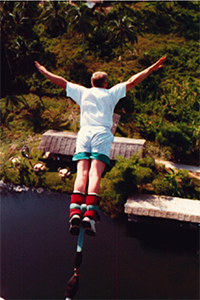
%> input picture testimage/objectremoval/a1.bmp, 200 x 300 px
$ octave test4.m   (GNU Octave 9; MATLAB toolbox functions it lacks are replaced by stand-ins)
%> lines starting %> are read from the running program, lines starting %| are printed output that depends on the picture; in (x1, y1, x2, y2) boxes, pixels count from 0 and x2, y2 are one past the last pixel; in counts of white or black regions, pixels touching at a corner belong together; the program's own positions count from 1
### Criminisi_inpainting.m
% inpainting.m
%
% The MATLAB implementation of inpainting algorithm by A. Criminisi (2004)
%
% Inputs:
%   - origImg        original image or corrupted image
%   - mask           implies target region (1 denotes target region)
%   - psz:           patch size (odd scalar). If psz=5, patch size is 5x5.
%
% Outputs:
%   - inpaintedImg   The inpainted image; an MxNx3 matrix of doubles.
%   - C              MxN matrix of confidence values accumulated over all iterations.
%   - D              MxN matrix of data term values accumulated over all iterations.
%   - fillMovie      A Matlab movie struct depicting the fill region over time.
%
%
%
%
%
%
function [inpaintedImg,C,D,fillMovie] = Criminisi_inpainting(origImg,mask,psz)

%% error check
if ~ismatrix(mask); error('Invalid mask'); end
if sum(sum(mask~=0 & mask~=1))>0; error('Invalid mask'); end
if mod(psz,2)==0; error('Patch size psz must be odd.'); end

fillRegion = mask;

origImg = double(origImg);
img = origImg;
ind = img2ind(img);
sz = [size(img,1) size(img,2)];
sourceRegion = ~fillRegion;

% Initialize isophote values
[Ix(:,:,3), Iy(:,:,3)] = gradient(img(:,:,3));
[Ix(:,:,2), Iy(:,:,2)] = gradient(img(:,:,2));
[Ix(:,:,1), Iy(:,:,1)] = gradient(img(:,:,1));
Ix = sum(Ix,3)/(3*255); Iy = sum(Iy,3)/(3*255);
temp = Ix; Ix = -Iy; Iy = temp;  % Rotate gradient 90 degrees

% Initialize confidence and data terms
C = double(sourceRegion);
D = repmat(-.1,sz);
iter = 1;
% Visualization stuff
if nargout==4
  fillMovie(1).cdata=uint8(img);
  fillMovie(1).colormap=[];
  origImg(1,1,:) = [0, 255, 0];
  iter = 2;
end

% Seed 'rand' for reproducible results (good for testing)
rand('state',0);

% Loop until entire fill region has been covered
while any(fillRegion(:))
  % Find contour & normalized gradients of fill region
  fillRegionD = double(fillRegion); % Marcel 11/30/05
  dR = find(conv2(fillRegionD,[1,1,1;1,-8,1;1,1,1],'same')>0);

  [Nx,Ny] = gradient(double(~fillRegion)); % Marcel 11/30/05
 %[Nx,Ny] = gradient(~fillRegion);         % Original
  N = [Nx(dR(:)) Ny(dR(:))];
  N = normr(N);
  N(~isfinite(N))=0; % handle NaN and Inf

  % Compute confidences along the fill front
  for k=dR'
    Hp = getpatch(sz,k,psz);
    q = Hp(~(fillRegion(Hp))); % fillRegionの中でパッチの部分だけ取り出して、
    C(k) = sum(C(q))/numel(Hp);
  end

  % Compute patch priorities = confidence term * data term
  D(dR) = abs(Ix(dR).*N(:,1)+Iy(dR).*N(:,2)) + 0.001;
  priorities = C(dR).* D(dR);

  % Find patch with maximum priority, Hp
  [~,ndx] = max(priorities(:));
  p = dR(ndx(1));
  [Hp,rows,cols] = getpatch(sz,p,psz);
  toFill = fillRegion(Hp);

  % Find exemplar that minimizes error, Hq
  Hq = bestexemplar(img,img(rows,cols,:),toFill',sourceRegion);

  % Update fill region
  toFill = logical(toFill);                 % Marcel 11/30/05
  fillRegion(Hp(toFill)) = false;

  % Propagate confidence & isophote values
  C(Hp(toFill))  = C(p);
  Ix(Hp(toFill)) = Ix(Hq(toFill));
  Iy(Hp(toFill)) = Iy(Hq(toFill));

  % Copy image data from Hq to Hp
  ind(Hp(toFill)) = ind(Hq(toFill));
  img(rows,cols,:) = ind2img(ind(rows,cols),origImg);

  % Visualization stuff
  if nargout==4
    ind2 = ind;
    ind2(logical(fillRegion)) = 1;
    fillMovie(iter).cdata=uint8(ind2img(ind2,origImg));
    fillMovie(iter).colormap=[];
  end
  iter = iter+1;
end

inpaintedImg = img;


%---------------------------------------------------------------------
% Scans over the entire image (with a sliding window)
% for the exemplar with the lowest error. Calls a MEX function.
%---------------------------------------------------------------------
% [4 lines left out: function bestexemplar, not called in this run]


%---------------------------------------------------------------------
% Returns the indices for a 9x9 patch centered at pixel p.
%---------------------------------------------------------------------
% [6 lines left out: function getpatch, not called in this run]

%---------------------------------------------------------------------
% Converts the (rows,cols) subscript-style indices to Matlab index-style
% indices.  Unforunately, 'sub2ind' cannot be used for this.
%---------------------------------------------------------------------
% [4 lines left out: function sub2ndx, not called in this run]


%---------------------------------------------------------------------
% Converts an indexed image into an RGB image, using 'img' as a colormap
%---------------------------------------------------------------------
function img2 = ind2img(ind,img)
for i=3:-1:1, temp=img(:,:,i); img2(:,:,i)=temp(ind); end


%---------------------------------------------------------------------
% Converts an RGB image into a indexed image, using the image itself as
% the colormap.
%---------------------------------------------------------------------
function ind = img2ind(img)
s=size(img); ind=reshape(1:s(1)*s(2),s(1),s(2));

### test4.m
clear
origimg=imread('testimage/objectremoval/a1.bmp');
%> origimg is the input picture: size 300x200x3 uint8; mean R, G, B 66.3, 52.4, 43.9
masked_img=imread('testimage/objectremoval/a1_masked.bmp');
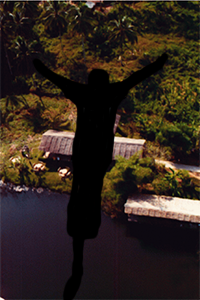
%> input picture testimage/objectremoval/a1_masked.bmp, 200 x 300 px
%> masked_img is the input picture: size 300x200x3 uint8; mean R, G, B 49.2, 37.8, 29.4
A=double(imread('testimage/objectremoval/a1_mask.bmp'));
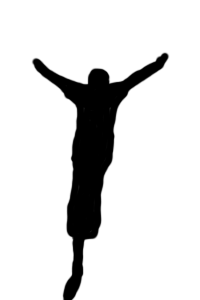
%> input picture testimage/objectremoval/a1_mask.bmp, 200 x 300 px
%> A: size 300x200x3 double; min 0, max 255, mean 221.1; mean of the top-left, top-right, bottom-left and bottom-right quarters 213.9, 222.8, 198.3, 249.3

n=find(A<255);
%> n = 27042 values from 9360 to 170759
A(n)=0;
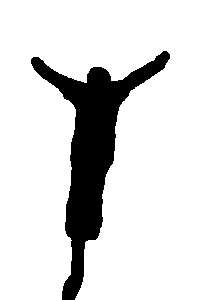
%> A: size 300x200x3 double; 85% white; 1 black region, box (x1, y1, x2, y2) and area: (31, 51, 170, 300) 9014
mask=rgb2gray(uint8(~(A/255)));

psz = 13;
npsz = 65;
N = 25;
errortolerance = 25*psz^2;
belta = 0.25;


tic
[img0,CC0,DD0,fillmove0] = Criminisi_inpainting(masked_img,mask,psz);
%> in Criminisi_inpainting, `ind = img2ind(img);`:
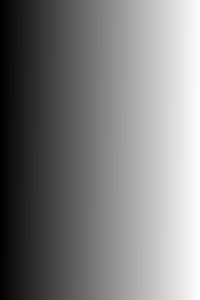
%> ind: size 300x200 double; min 1, max 60000, mean 30000.5; drawn with min black and max white
%> in Criminisi_inpainting, `[Ix(:,:,1), Iy(:,:,1)] = gradient(img(:,:,1));`:
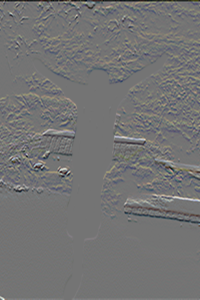
%> Iy: size 300x200x3 double; mean R, G, B -0.4, -0.4, -0.4; drawn with min black and max white
%> in Criminisi_inpainting, `Ix = -Iy`:
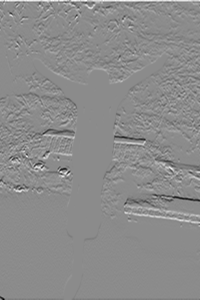
%> Ix: size 300x200 double; min -0.597, max 0.494, mean 0.00159; drawn with min black and max white
%> in Criminisi_inpainting, `origImg(1,1,:) = [0, 255, 0];`: origImg: size 300x200x3 double; mean R, G, B 49.2, 37.8, 29.4; mean of the top-left, top-right, bottom-left and bottom-right quarters 38, 38, 33.1, 46.1
%> the loop in Criminisi_inpainting, `while any(fillRegion(:))` made 1 pass
%> pass 1, in Criminisi_inpainting, `[Nx,Ny] = gradient(double(~fillRegion));`:
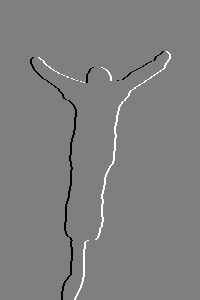
%> Nx: size 300x200 double; min -0.5, max 0.5, mean 0; drawn with min black and max white
%> the run ends on the next line
